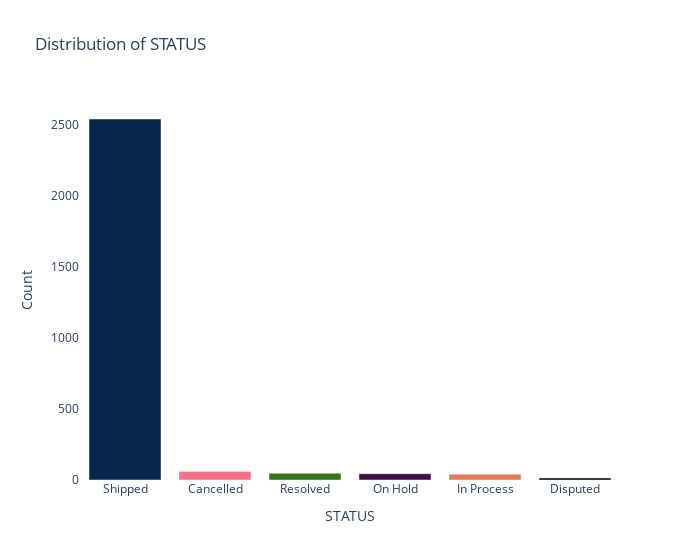
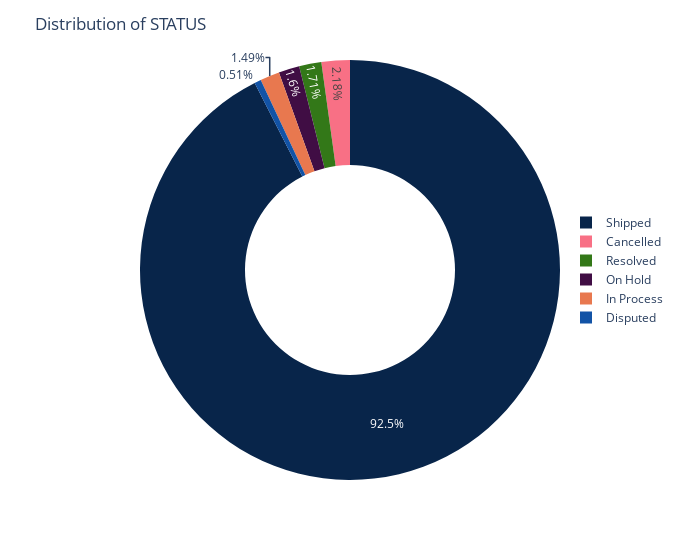
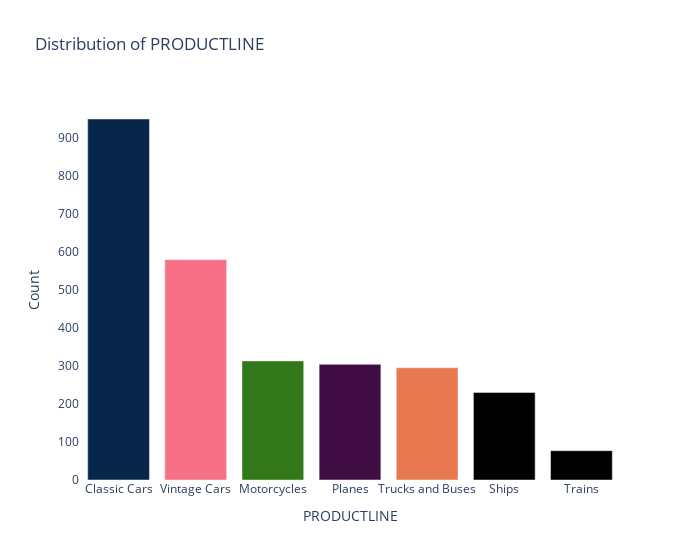
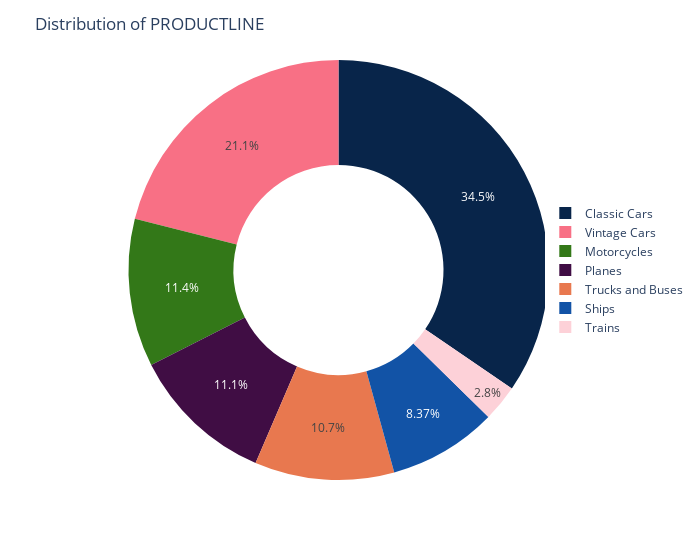

Here is the notebook cell these charts were saved with, in order:
### Markdown cell above
### Categorical Variables

### Code cell
cat_columns = df[['STATUS', 'PRODUCTLINE', 'DEALSIZE']]
def univariateAnalysis_category(cols):
    
    print("Distribution of", cols)
    print("_"* 60)
    colors = ['#08254A', '#F87085', '#337818', '#400D44', '#E8784F']
    value_counts = cat_columns[cols].value_counts()
    
    # Count plot
    fig = px.bar(data_frame=value_counts,x=value_counts.index, y=value_counts.values,
                 title=f'Distribution of {cols}',labels={'x': 'Categories', 'y': 'Count'},
                 color_discrete_sequence=[colors])
    fig.update_layout(width=700, plot_bgcolor='#ffffff', paper_bgcolor='#ffffff')
    
    fig.show()
    print('')
    
    # Donut chart
    percentage = (value_counts / value_counts.sum()) * 100
    fig = px.pie( values=percentage, names=value_counts.index,
        labels={'names': 'Categories'}, hole=0.5,color_discrete_sequence=colors)
    #fig.add_annotation( x=0.5, y=0.5, align="center", xref="paper",
      #  yref="paper", showarrow=False, font_size=15, text=f'{cols}')
    fig.update_layout(legend=dict(x=0.9, y=0.5),title = f'Distribution of {cols}')
    fig.update_layout(width=700)
    
    fig.show()
    print('')
    
for x in cat_columns:
    univariateAnalysis_category(x)

### Figure 1 — Plotly figure (JSON) as saved in the notebook; plotly's stock layout.template omitted (floating-point values rounded to 4 significant figures)
{"data": [{"alignmentgroup": "True", "hovertemplate": "STATUS=%{x}<br>Count=%{y}<extra></extra>", "legendgroup": "", "marker": {"color": ["#08254A", "#F87085", "#337818", "#400D44", "#E8784F"], "pattern": {"shape": ""}}, "name": "", "offsetgroup": "", "orientation": "v", "showlegend": false, "textposition": "auto", "type": "bar", "x": ["Shipped", "Cancelled", "Resolved", "On Hold", "In Process", "Disputed"], "xaxis": "x", "y": [2541, 60, 47, 44, 41, 14], "yaxis": "y"}], "layout": {"barmode": "relative", "legend": {"tracegroupgap": 0}, "paper_bgcolor": "#ffffff", "plot_bgcolor": "#ffffff", "title": {"text": "Distribution of STATUS"}, "width": 700, "xaxis": {"anchor": "y", "domain": [0, 1], "title": {"text": "STATUS"}}, "yaxis": {"anchor": "x", "domain": [0, 1], "title": {"text": "Count"}}}}

### Figure 2 — Plotly figure (JSON) as saved in the notebook; plotly's stock layout.template omitted (floating-point values rounded to 4 significant figures)
{"data": [{"domain": {"x": [0, 1], "y": [0, 1]}, "hole": 0.5, "hovertemplate": "Categories=%{label}<br>value=%{value}<extra></extra>", "labels": ["Shipped", "Cancelled", "Resolved", "On Hold", "In Process", "Disputed"], "legendgroup": "", "name": "", "showlegend": true, "type": "pie", "values": [92.5, 2.184, 1.711, 1.602, 1.493, 0.5096]}], "layout": {"legend": {"tracegroupgap": 0, "x": 0.9, "y": 0.5}, "margin": {"t": 60}, "piecolorway": ["#08254A", "#F87085", "#337818", "#400D44", "#E8784F"], "title": {"text": "Distribution of STATUS"}, "width": 700}}

### Figure 3 — Plotly figure (JSON) as saved in the notebook; plotly's stock layout.template omitted (floating-point values rounded to 4 significant figures)
{"data": [{"alignmentgroup": "True", "hovertemplate": "PRODUCTLINE=%{x}<br>Count=%{y}<extra></extra>", "legendgroup": "", "marker": {"color": ["#08254A", "#F87085", "#337818", "#400D44", "#E8784F"], "pattern": {"shape": ""}}, "name": "", "offsetgroup": "", "orientation": "v", "showlegend": false, "textposition": "auto", "type": "bar", "x": ["Classic Cars", "Vintage Cars", "Motorcycles", "Planes", "Trucks and Buses", "Ships", "Trains"], "xaxis": "x", "y": [949, 579, 313, 304, 295, 230, 77], "yaxis": "y"}], "layout": {"barmode": "relative", "legend": {"tracegroupgap": 0}, "paper_bgcolor": "#ffffff", "plot_bgcolor": "#ffffff", "title": {"text": "Distribution of PRODUCTLINE"}, "width": 700, "xaxis": {"anchor": "y", "domain": [0, 1], "title": {"text": "PRODUCTLINE"}}, "yaxis": {"anchor": "x", "domain": [0, 1], "title": {"text": "Count"}}}}

### Figure 4 — Plotly figure (JSON) as saved in the notebook; plotly's stock layout.template omitted (floating-point values rounded to 4 significant figures)
{"data": [{"domain": {"x": [0, 1], "y": [0, 1]}, "hole": 0.5, "hovertemplate": "Categories=%{label}<br>value=%{value}<extra></extra>", "labels": ["Classic Cars", "Vintage Cars", "Motorcycles", "Planes", "Trucks and Buses", "Ships", "Trains"], "legendgroup": "", "name": "", "showlegend": true, "type": "pie", "values": [34.55, 21.08, 11.39, 11.07, 10.74, 8.373, 2.803]}], "layout": {"legend": {"tracegroupgap": 0, "x": 0.9, "y": 0.5}, "margin": {"t": 60}, "piecolorway": ["#08254A", "#F87085", "#337818", "#400D44", "#E8784F"], "title": {"text": "Distribution of PRODUCTLINE"}, "width": 700}}
